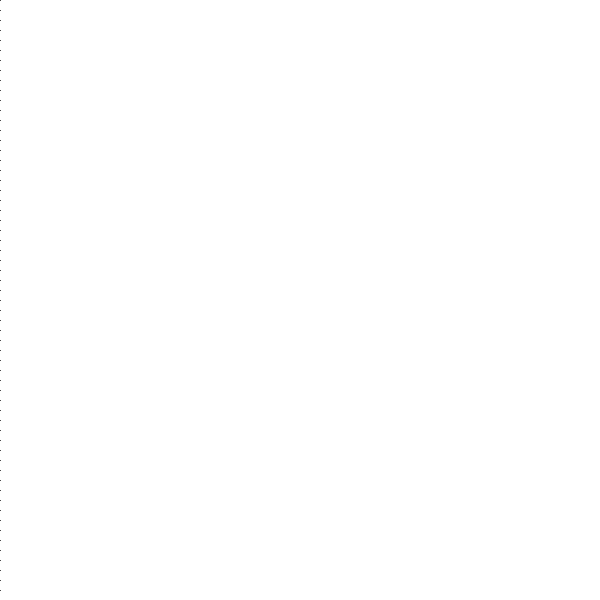
Frame 1 (no input)
Frame 60 (the mouse pressed at the canvas centre just before this capture): identical to frame 1, image omitted
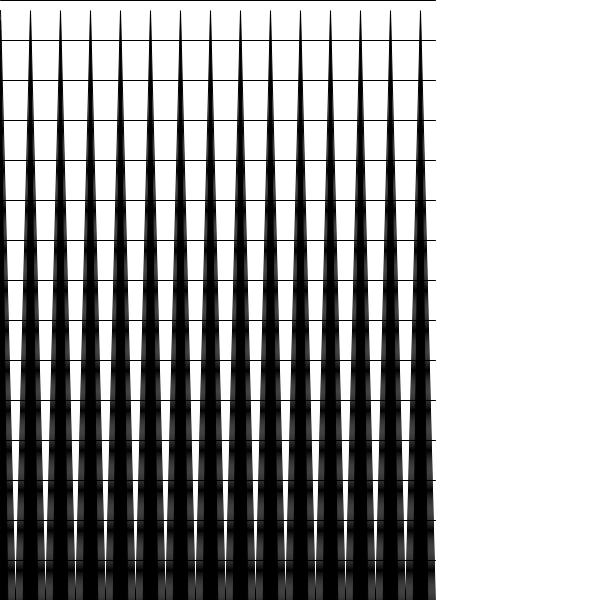
Frame 120 (the mouse held since frame 60 and released just before this capture)

The Processing sketch that drew these frames (run headless with seeded random() and noise(); from frame 60 on, the mouse is pressed at the canvas centre):

// Processing sketch: processing_52267
// ── processing_52267.pde

/*
*@desc Pattern 14
*interactive loop
*/

void setup() {
  background(255);
  size(600,600);
}

void draw() {
  noFill();
  background(255);
  for (int y=0; y<height; y+=10) {
    beginShape();
    for (int x=0; x<30; x++) {
      float xx = mouseX;
      float xpos = (x/20.0)*xx;
      //use mod as rate
      float ypos = y+((y%40)*2)/10*(x%2)*mouseY;
      vertex(xpos, ypos);
    }
    endShape();
  }
}
